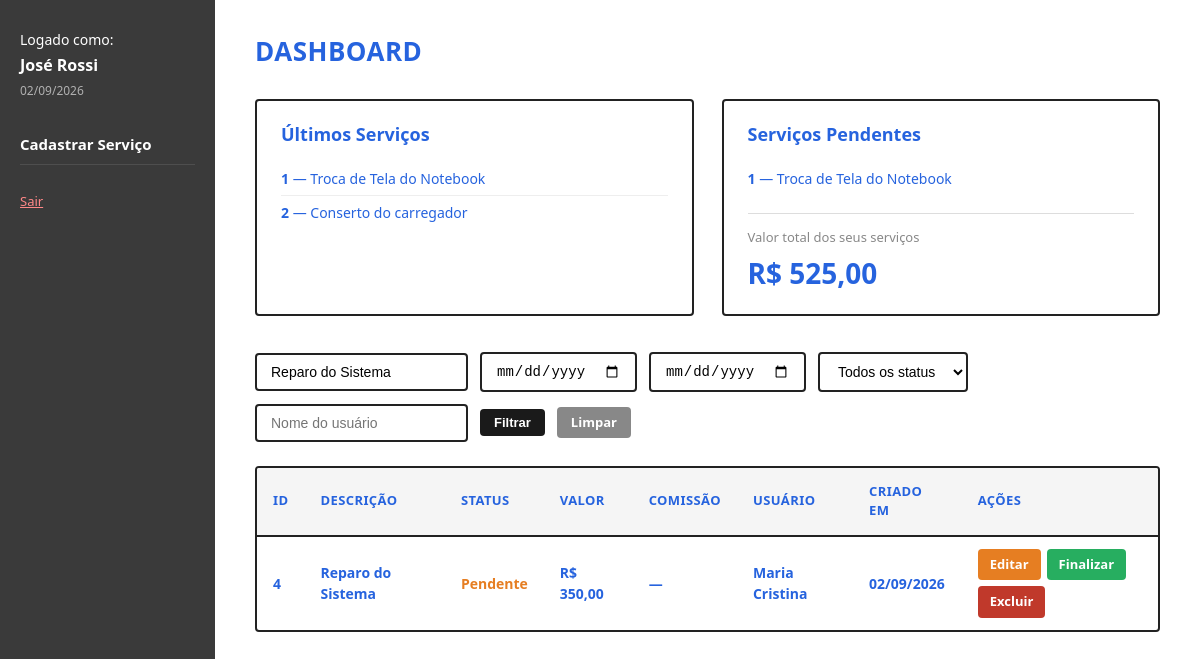
/dashboard.php?name=Reparo do Sistema (signed in), run on the app's committed database.
### tables this page shows
CREATE TABLE IF NOT EXISTS `service` (
    `id_service`       BIGINT(20)     NOT NULL AUTO_INCREMENT,
    `description`      VARCHAR(45)    NOT NULL,
    `price`            DECIMAL(11,2)  NOT NULL,
    `created_at`       DATETIME       NOT NULL DEFAULT CURRENT_TIMESTAMP,
    `update_at`        DATETIME       NOT NULL DEFAULT CURRENT_TIMESTAMP ON UPDATE CURRENT_TIMESTAMP,
    `finished_at`      DATETIME                DEFAULT NULL,
    `commission_user`  DECIMAL(11,2)           DEFAULT NULL,
    `user_id_user`     BIGINT(20)     NOT NULL,
    PRIMARY KEY (`id_service`),
    CONSTRAINT `fk_service_user`
        FOREIGN KEY (`user_id_user`) REFERENCES `user` (`id_user`)
        ON DELETE CASCADE ON UPDATE CASCADE
);

CREATE TABLE IF NOT EXISTS `user` (
    `id_user`    BIGINT(20)    NOT NULL AUTO_INCREMENT,
    `name`       VARCHAR(150)  NOT NULL,
    `email`      VARCHAR(100)  NOT NULL UNIQUE,
    `password`   VARCHAR(45)   NOT NULL,         
    `created_at` DATETIME      NOT NULL DEFAULT CURRENT_TIMESTAMP,
    `update_at`  DATETIME      NOT NULL DEFAULT CURRENT_TIMESTAMP ON UPDATE CURRENT_TIMESTAMP,
    `ativo`      TINYINT(1)    NOT NULL DEFAULT 1,
    PRIMARY KEY (`id_user`)
);

### includes/functions.php (called while the page is built, shortened)
<?php
function sanitize(string $value): string
{
    return htmlspecialchars(strip_tags(trim($value)), ENT_QUOTES, 'UTF-8');
}
function formatMoney(float $value): string
{
    return 'R$ ' . number_format($value, 2, ',', '.');
}
function formatDate(?string $date): string
{
    return date('d/m/Y', strtotime($date));
}
function getStatus(?string $finishedAt): string
{
    return empty($finishedAt) ? 'Pendente' : 'Finalizado';
}

### dashboard.php (the view, shortened to what this page needs)
<?php
require_once 'includes/functions.php';
$conn = getConnection();
$filterName   = sanitize($_GET['name']    ?? '');
$filterUser   = sanitize($_GET['user']    ?? '');
$filterFrom   = sanitize($_GET['from']    ?? '');
$filterTo     = sanitize($_GET['to']      ?? '');
$where  = ' WHERE 1=1 ';
$params = [];
$types  = '';
if ($filterName) {
    $like    = '%' . $filterName . '%';
    $where  .= ' AND s.description LIKE ? ';
    $params[] = $like;
    $types   .= 's';
}
$sql = "SELECT s.*, u.name AS user_name, u.email AS user_email
        FROM service s
        INNER JOIN user u ON u.id_user = s.user_id_user
        {$where}
        ORDER BY s.created_at DESC";
$stmt = $conn->prepare($sql);
if ($params) {
    $stmt->bind_param($types, ...$params);
}
$stmt->execute();
$services = $stmt->get_result()->fetch_all(MYSQLI_ASSOC);
$stmtTotal = $conn->prepare(
    "SELECT COALESCE(SUM(price), 0) AS total
     FROM service WHERE user_id_user = ?"
);
$stmtTotal->bind_param('i', $_SESSION['user_id']);
$stmtTotal->execute();
$totalRow = $stmtTotal->get_result()->fetch_assoc();
$stmtLast = $conn->prepare(
    "SELECT id_service, description, finished_at
     FROM service WHERE user_id_user = ?
     ORDER BY created_at DESC LIMIT 5"
);
$stmtLast->bind_param('i', $_SESSION['user_id']);
$stmtLast->execute();
$lastServices = $stmtLast->get_result()->fetch_all(MYSQLI_ASSOC);
$stmtPend = $conn->prepare(
    "SELECT id_service, description
     FROM service WHERE user_id_user = ? AND finished_at IS NULL
     ORDER BY created_at DESC LIMIT 5"
);
$stmtPend->bind_param('i', $_SESSION['user_id']);
$stmtPend->execute();
$pendingServices = $stmtPend->get_result()->fetch_all(MYSQLI_ASSOC);
?>
<!DOCTYPE html>
<html lang="pt-BR">
<head>
    <link rel="stylesheet" href="assets/css/style.css">
</head>
<body>
<div class="layout">
    <aside class="sidebar">
        <div class="sidebar__user">
            Logado como:<br>
            <span><?= htmlspecialchars($_SESSION['user_name']) ?></span>
            <small style="display:block;opacity:.6;font-size:12px;margin-top:2px;">
                <?= date('d/m/Y') ?>
            </small>
        </div>
        <nav>
            <a href="service_new.php">Cadastrar Serviço</a>
        </nav>
        <div class="sidebar__logout">
            <a href="logout.php">Sair</a>
        </div>
    </aside>
    <main class="main">
        <h1>Dashboard</h1>
        <div class="summary-grid">
            <div class="summary-card">
                <h2>Últimos Serviços</h2>
                <?php if ($lastServices): ?>
                <ul>
                    <?php foreach ($lastServices as $ls): ?>
                    <li>
                        <strong><?= $ls['id_service'] ?></strong>
                        — <?= htmlspecialchars($ls['description']) ?>
                    </li>
                    <?php endforeach; ?>
                </ul>
                <?php else: ?>
                    <p style="color:var(--color-muted)">Nenhum serviço registrado.</p>
                <?php endif; ?>
            </div>
            <div class="summary-card">
                <h2>Serviços Pendentes</h2>
                <?php if ($pendingServices): ?>
                <ul>
                    <?php foreach ($pendingServices as $ps): ?>
                    <li>
                        <strong><?= $ps['id_service'] ?></strong>
                        — <?= htmlspecialchars($ps['description']) ?>
                    </li>
                    <?php endforeach; ?>
                </ul>
                <?php else: ?>
                    <p style="color:var(--color-muted)">Nenhum serviço pendente.</p>
                <?php endif; ?>
                <div style="margin-top:18px;border-top:1px solid #ddd;padding-top:14px;">
                    <div style="font-size:13px;color:var(--color-muted);margin-bottom:4px;">
                        Valor total dos seus serviços
                    </div>
                    <div class="summary-card__total">
                        <?= formatMoney((float)$totalRow['total']) ?>
                    </div>
                </div>
            </div>
        </div>
        <form method="GET" action="dashboard.php" class="filters">
            <input
                type="text"
                name="name"
                placeholder="Nome do serviço"
                value="<?= htmlspecialchars($filterName) ?>"
            >
            <input
                type="date"
                name="from"
                value="<?= htmlspecialchars($filterFrom) ?>"
                title="Data inicial"
            >
            <input
                type="date"
                name="to"
                value="<?= htmlspecialchars($filterTo) ?>"
                title="Data final"
            >
            <select name="status">
                <option value="">Todos os status</option>
            </select>
            <input
                type="text"
                name="user"
                placeholder="Nome do usuário"
                value="<?= htmlspecialchars($filterUser) ?>"
            >
            <button type="submit" class="btn btn--primary btn--sm">Filtrar</button>
            <a href="dashboard.php" class="btn btn--sm" style="background:#888;color:#fff;">Limpar</a>
        </form>
        <div class="table-wrap">
            <table>
                <thead>
                    <tr>
                        <th>ID</th>
                        <th>Descrição</th>
                        <th>Status</th>
                        <th>Valor</th>
                        <th>Comissão</th>
                        <th>Usuário</th>
                        <th>Criado em</th>
                        <th>Ações</th>
                    </tr>
                </thead>
                <tbody>
                <?php if ($services): ?>
                    <?php foreach ($services as $svc): ?>
                    <?php $status = getStatus($svc['finished_at']); ?>
                    <tr>
                        <td><?= $svc['id_service'] ?></td>
                        <td><?= htmlspecialchars($svc['description']) ?></td>
                        <td>
                            <span class="status-<?= strtolower($status) ?>">
                                <?= $status ?>
                            </span>
                        </td>
                        <td><?= formatMoney((float)$svc['price']) ?></td>
                        <td>
                            <?= $svc['commission_user']
                                ? formatMoney((float)$svc['commission_user'])
                                : '—' ?>
                        </td>
                        <td><?= htmlspecialchars($svc['user_name']) ?></td>
                        <td><?= formatDate($svc['created_at']) ?></td>
                        <td>
                            <div class="actions">
                                <a href="service_edit.php?id=<?= $svc['id_service'] ?>"
                                   class="btn btn--warn">Editar</a>
                                <?php if (!$svc['finished_at']): ?>
                                <a href="actions/finish_service.php?id=<?= $svc['id_service'] ?>"
                                   class="btn btn--ok js-confirm-finish">Finalizar</a>
                                <?php endif; ?>
                                <a href="actions/delete_service.php?id=<?= $svc['id_service'] ?>"
                                   class="btn btn--danger js-confirm-delete">Excluir</a>
                            </div>
                        </td>
                    </tr>
                    <?php endforeach; ?>
                <?php endif; ?>
                </tbody>
            </table>
        </div>
    </main>
</div>
</body>
</html>

### assets/css/style.css (style rules this page uses)
*, *::before, *::after { box-sizing: border-box; margin: 0; padding: 0; }
:root { --color-bg: #ffffff; --color-surface: #f5f5f5; --color-border: #222222; --color-sidebar: #3a3a3a; --color-sidebar-text: #ffffff; --color-btn: #1a1a1a; --color-btn-text: #ffffff; --color-btn-danger:#c0392b; --color-btn-warn: #e67e22; --color-btn-ok: #27ae60; --color-link: #2563eb; --color-text: #2663de; --color-muted: #888888; --color-error-bg: #fdecea; --color-error-txt: #c0392b; --color-success-bg:#eafaf1; --color-success-txt:#27ae60; --font-main: 'Segoe UI', Arial, sans-serif; --radius: 4px; }
body { font-family: var(--font-main); background: var(--color-bg); color: var(--color-text); font-size: 15px; line-height: 1.5; }
.btn { display: inline-block; padding: 14px 28px; border: none; border-radius: var(--radius); font-size: 15px; font-weight: 600; cursor: pointer; text-decoration: none; transition: opacity .15s; }
.btn--primary { background: var(--color-btn); color: var(--color-btn-text); }
.btn--danger { background: var(--color-btn-danger);color: #fff; padding: 6px 12px; font-size: 13px; }
.btn--warn { background: var(--color-btn-warn); color: #fff; padding: 6px 12px; font-size: 13px; }
.btn--ok { background: var(--color-btn-ok); color: #fff; padding: 6px 12px; font-size: 13px; }
.btn--sm { padding: 6px 14px; font-size: 13px; }
.layout { display: flex; min-height: 100vh; }
.sidebar { width: 215px; min-width: 215px; background: var(--color-sidebar); color: var(--color-sidebar-text); padding: 28px 20px; display: flex; flex-direction: column; gap: 24px; }
.sidebar__user { font-size: 14px; line-height: 1.7; }
.sidebar__user span { display: block; font-weight: 700; font-size: 16px; }
.sidebar nav a { display: block; color: var(--color-sidebar-text); font-weight: 700; font-size: 15px; text-decoration: none; padding: 8px 0; border-bottom: 1px solid rgba(255,255,255,.1); }
.sidebar__logout a { color: #ff8888; font-size: 13px; text-decoration: underline; }
.main { flex: 1; padding: 32px 40px; overflow-x: auto; }
.main h1 { font-size: 26px; font-weight: 800; margin-bottom: 28px; text-transform: uppercase; letter-spacing: .5px; }
.summary-grid { display: grid; grid-template-columns: 1fr 1fr; gap: 28px; margin-bottom: 36px; }
.summary-card { border: 2px solid var(--color-border); border-radius: var(--radius); padding: 20px 24px; }
.summary-card h2 { font-size: 18px; font-weight: 700; margin-bottom: 14px; }
.summary-card__total { font-size: 28px; font-weight: 800; }
.summary-card ul { list-style: none; padding: 0; }
.summary-card ul li { padding: 6px 0; border-bottom: 1px solid #eee; font-size: 14px; }
.summary-card ul li:last-child { border-bottom: none; }
.filters { display: flex; gap: 12px; align-items: center; flex-wrap: wrap; margin-bottom: 24px; }
.filters input, .filters select { padding: 9px 14px; border: 2px solid var(--color-border); border-radius: var(--radius); font-size: 14px; background: var(--color-bg); outline: none; }
.table-wrap { border: 2px solid var(--color-border); border-radius: var(--radius); overflow-x: auto; }
table { width: 100%; border-collapse: collapse; }
table th { text-align: left; padding: 14px 16px; font-size: 13px; font-weight: 700; text-transform: uppercase; letter-spacing: .4px; background: var(--color-surface); border-bottom: 2px solid var(--color-border); }
table td { padding: 12px 16px; font-size: 14px; font-weight: 600; border-bottom: 1px solid #e8e8e8; vertical-align: middle; }
table tr:last-child td { border-bottom: none; }
.status-pendente { color: var(--color-btn-warn); }
.actions { display: flex; gap: 6px; flex-wrap: wrap; }

### data on the page
service: id_service "1", description "Troca de Tela do Notebook"
service: id_service "2", description "Conserto do carregador"
service: id_service "4", description "Reparo do Sistema", finished_at "Pendente", price "R$ 350,00", user_id_user.name "Maria Cristina", created_at "02/09/2026"

### other printed values
$_SESSION['user_name'] "José Rossi"
formatMoney((float)$totalRow['total']) "R$ 525,00"
